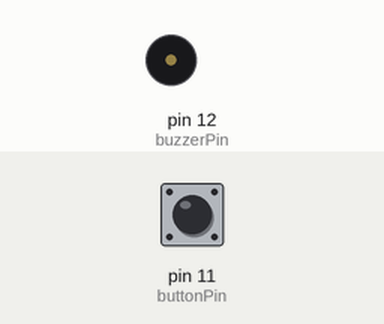
The sketch below on a simulated Arduino Uno, built with avr-gcc and run on an emulated ATmega328P. On the bench: buzzer (waves = sounding, pin HIGH). The inputs (shaded band) are chosen by the test bench; at power-on: pin 11 (buttonPin) HIGH.

Above: at 1.2 s.
1.3 s: pin 11 (buttonPin) pulled LOW for 0.15 s
At 1.37 s:
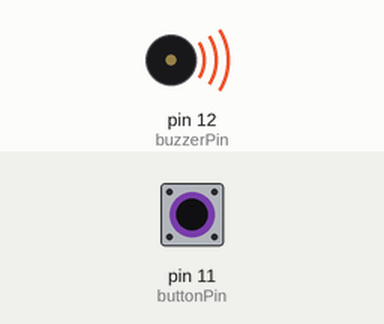
2.9 s: pin 11 (buttonPin) pulled LOW for 3.2 s
At 6.7 s:
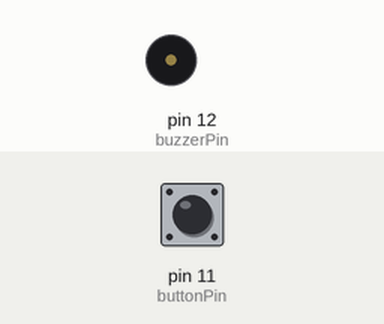
Timing chart, 0 to 8.2 s (numbered marks = the images above; inputs shaded):
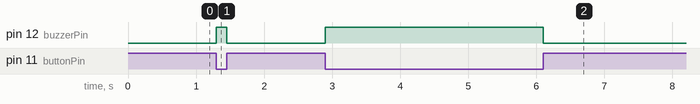

The sketch:

Horn.ino
```cpp
/*ÖÆ×÷Ò»¸öµç×ÓÀ®°È*/

const int buttonPin = 11;
const int buzzerPin = 12;

void setup()
{
	pinMode(buttonPin, INPUT);
	pinMode(buzzerPin, OUTPUT);
}

void loop()
{
	if (digitalRead(buttonPin) == LOW)
	{
		digitalWrite(buzzerPin, HIGH);
	}
	else
	{
		digitalWrite(buzzerPin, LOW);
	}
}
```

Measured:
- after the input at 1.3 s, pin 12 (buzzerPin): LOW → HIGH at once, → LOW 0.15 s later
- after the input at 2.9 s, pin 12 (buzzerPin): LOW → HIGH at once, → LOW 3.2 s later
